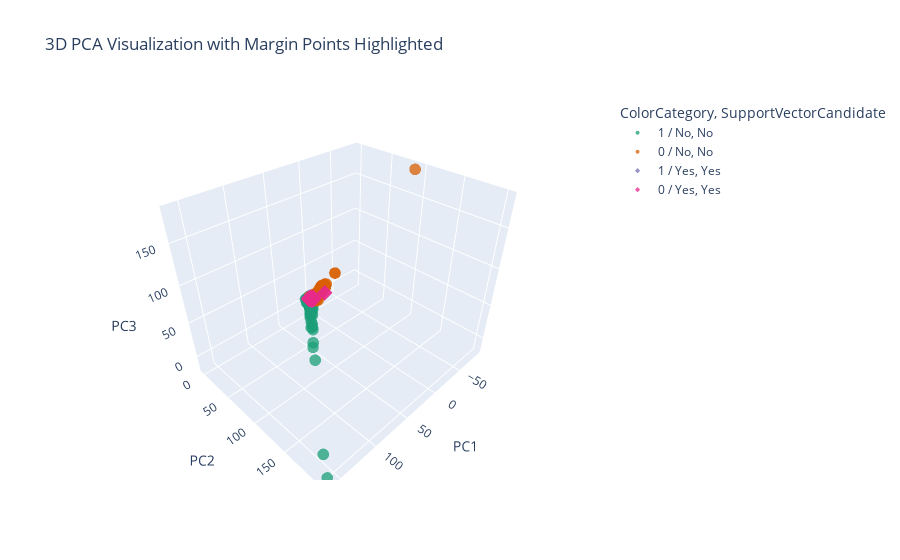

The notebook cell this image was saved under:
### Markdown cell above
#### PCA for Vectors

### Code cell
## PCA for Vectors
palette = px.colors.qualitative.Dark2

X_transformed = pipeline.named_steps['preprocessor'].transform(X_holdout)
pca = PCA(n_components=3, random_state=42)
X_pca = pca.fit_transform(X_transformed)

margin_mask = np.zeros(len(X_holdout), dtype=bool)
margin_mask[margin_indices] = True

pca_df = pd.DataFrame({
    "PC1": X_pca[:, 0],
    "PC2": X_pca[:, 1],
    "PC3": X_pca[:, 2],
    "Label": y_holdout.astype(str).values,
    "SupportVectorCandidate": np.where(margin_mask, "Yes", "No")
})

pca_df["ColorCategory"] = pca_df["Label"] + " / " + pca_df["SupportVectorCandidate"]
unique_categories = pca_df["ColorCategory"].unique()
color_map = {cat: palette[i % len(palette)] for i, cat in enumerate(unique_categories)}


fig = px.scatter_3d(
    pca_df,
    x="PC1",
    y="PC2",
    z="PC3",
    color="ColorCategory",
    symbol="SupportVectorCandidate",
    opacity=0.75,
    title="3D PCA Visualization with Margin Points Highlighted",
    color_discrete_map=color_map
)
fig.update_traces(marker=dict(size=4))
fig.show()
loadings = pca.components_.T * np.sqrt(pca.explained_variance_)
correlation_matrix = pd.DataFrame(
    loadings,
    columns=[f"PC{i+1}" for i in range(pca.n_components_)],
    index=X_final.columns,
)

n_components = pca.n_components_ if hasattr(pca, 'n_components_') else pca.n_components
top_features = 5 
pc_columns = [f"PC{i+1}" for i in range(n_components)]
table_data = []

for pc in pc_columns:
    top = (
        correlation_matrix[pc]
        .abs()
        .sort_values(ascending=False)
        .head(top_features)
        .reset_index()
    )
    top.columns = ["Feature", "Importance"]
    top["PC"] = pc
    table_data.append(top)

result_table = pd.concat(table_data)
pivot_table = result_table.pivot(
    index="Feature", columns="PC", values="Importance"
).round(4)
display(
    pivot_table.style.background_gradient(cmap="viridis", axis=None)
    .set_caption("Top Features per Principal Component")
    .set_table_attributes('style="width: 100%;"')
)

### Figure 1 — Plotly figure (JSON) as saved in the notebook; plotly's stock layout.template omitted (floating-point values rounded to 4 significant figures; data arrays with more than 128 entries replaced by an {"elided": "..."} marker saying what was removed)
{"data": [{"hovertemplate": "ColorCategory=1 / No<br>SupportVectorCandidate=No<br>PC1=%{x}<br>PC2=%{y}<br>PC3=%{z}<extra></extra>", "legendgroup": "1 / No, No", "marker": {"color": "rgb(27,158,119)", "opacity": 0.75, "size": 4, "symbol": "circle"}, "mode": "markers", "name": "1 / No, No", "scene": "scene", "showlegend": true, "type": "scatter3d", "x": {"elided": "26598 float values"}, "y": {"elided": "26598 float values"}, "z": {"elided": "26598 float values"}}, {"hovertemplate": "ColorCategory=0 / No<br>SupportVectorCandidate=No<br>PC1=%{x}<br>PC2=%{y}<br>PC3=%{z}<extra></extra>", "legendgroup": "0 / No, No", "marker": {"color": "rgb(217,95,2)", "opacity": 0.75, "size": 4, "symbol": "circle"}, "mode": "markers", "name": "0 / No, No", "scene": "scene", "showlegend": true, "type": "scatter3d", "x": {"elided": "20096 float values"}, "y": {"elided": "20096 float values"}, "z": {"elided": "20096 float values"}}, {"hovertemplate": "ColorCategory=1 / Yes<br>SupportVectorCandidate=Yes<br>PC1=%{x}<br>PC2=%{y}<br>PC3=%{z}<extra></extra>", "legendgroup": "1 / Yes, Yes", "marker": {"color": "rgb(117,112,179)", "opacity": 0.75, "size": 4, "symbol": "diamond"}, "mode": "markers", "name": "1 / Yes, Yes", "scene": "scene", "showlegend": true, "type": "scatter3d", "x": {"elided": "372 float values"}, "y": {"elided": "372 float values"}, "z": {"elided": "372 float values"}}, {"hovertemplate": "ColorCategory=0 / Yes<br>SupportVectorCandidate=Yes<br>PC1=%{x}<br>PC2=%{y}<br>PC3=%{z}<extra></extra>", "legendgroup": "0 / Yes, Yes", "marker": {"color": "rgb(231,41,138)", "opacity": 0.75, "size": 4, "symbol": "diamond"}, "mode": "markers", "name": "0 / Yes, Yes", "scene": "scene", "showlegend": true, "type": "scatter3d", "x": [1.529, 0.8418, -3.24, 0.9508, 1.135, -0.8052, 0.7985, -3.212, 0.601, -3.273, -3.238, 0.5416, 0.7574, 1.058, -3.294, -3.297, -0.06079, -3.236, 0.9826, 0.6904, -1.16, -14.46, -1.307, 0.1052, 1.054, -1.132, 0.6509, 0.2187, -2.671, 0.822, -1.05, 1.222, 0.8851, -1.17, 1.022, 0.5988, -3.305, -3.227, 1.16, -1.236, 1.037, 0.8859, -0.5097, 0.6218, 0.9445, 1.266, 1.221, -2.65, 0.8863, -0.663, 0.535, 0.7554, 1.353, 0.8008, -2.508, 0.9413, 0.9889, 0.0984, -3.279, 0.245, 0.8077, 1.171, -1.676, -14.47, -2.539, 0.2279, 0.869, -3.284, 1.35, 0.4964, 1.163, 0.8663, -3.255, 0.09, 0.05379, 0.894, 0.887, 1.247, -0.07161, 0.757, 1.191, 1.284, -1.911, -3.288, 1.033, -0.01439, 1.315, 0.8712, -3.226, 0.08683, -3.199, 0.672, -3.763], "y": [-2.045, -1.486, 2.032, -1.483, -1.705, -0.01826, -1.421, 2.013, -1.317, 2.056, 2.031, -1.106, -1.428, -1.684, 2.07, 2.072, -0.7899, 2.029, -1.599, -1.371, 0.2109, 12.7, 0.516, -0.6361, -1.659, 0.1497, -1.363, -0.9039, 1.398, -1.41, 0.3421, -1.797, -1.453, 0.2335, -1.554, -1.211, 2.077, 2.023, -1.716, 0.1813, -1.617, -1.506, -0.4829, -1.324, -1.528, -1.758, -1.727, 1.71, -1.461, -0.3546, -1.283, -1.455, -1.869, -1.397, 1.226, -1.508, -1.529, -0.9568, 2.059, -0.9605, -1.385, -1.776, 0.8919, 12.72, 1.307, -0.9922, -1.451, 2.063, -1.907, -1.172, -1.778, -1.46, 2.042, -0.8712, -0.8319, -1.504, -1.488, -1.745, -0.7438, -1.458, -1.719, -1.834, 0.8047, 2.066, -1.638, -0.8538, -1.815, -1.433, 2.023, -0.9441, 2.004, -1.378, 2.441], "z": [0.5942, 1.08, -1.429, 0.3266, 0.6398, 0.3, 1.224, -1.416, -1.339, -1.446, -1.429, 1.835, 0.7789, -0.06971, -1.456, -1.458, 1.012, -1.427, 0.767, 0.1601, -2.163, 9.174, -0.5909, 0.9765, 1.226, -1.435, 0.353, 0.5587, -1.289, 1.31, 1.258, 0.8996, 1.365, -0.03911, 0.4103, 0.5162, -1.461, -1.423, 0.5275, -1.563, -0.8826, -0.8019, 0.8294, 0.09722, 1.043, 0.8073, 0.7851, 1.076, 1.185, 0.3841, -0.1293, 0.4436, -0.8892, 0.225, -1.99, -0.2787, -1.045, 0.7571, -1.448, -0.4813, 0.5528, 0.6579, 2.901, 9.205, -2.068, 0.06239, 0.1551, -1.451, 0.6302, 0.5567, 0.5383, 1.338, -1.437, 1.308, 0.2095, 0.7087, 1.013, 0.7979, 1.814, 0.6178, 0.125, -1.102, -1.417, -1.453, 0.5775, 0.08754, 0.8334, 1.072, -1.423, 0.8213, -1.409, 0.3635, 1.171]}], "layout": {"legend": {"title": {"text": "ColorCategory, SupportVectorCandidate"}, "tracegroupgap": 0}, "scene": {"domain": {"x": [0, 1], "y": [0, 1]}, "xaxis": {"title": {"text": "PC1"}}, "yaxis": {"title": {"text": "PC2"}}, "zaxis": {"title": {"text": "PC3"}}}, "title": {"text": "3D PCA Visualization with Margin Points Highlighted"}}}
